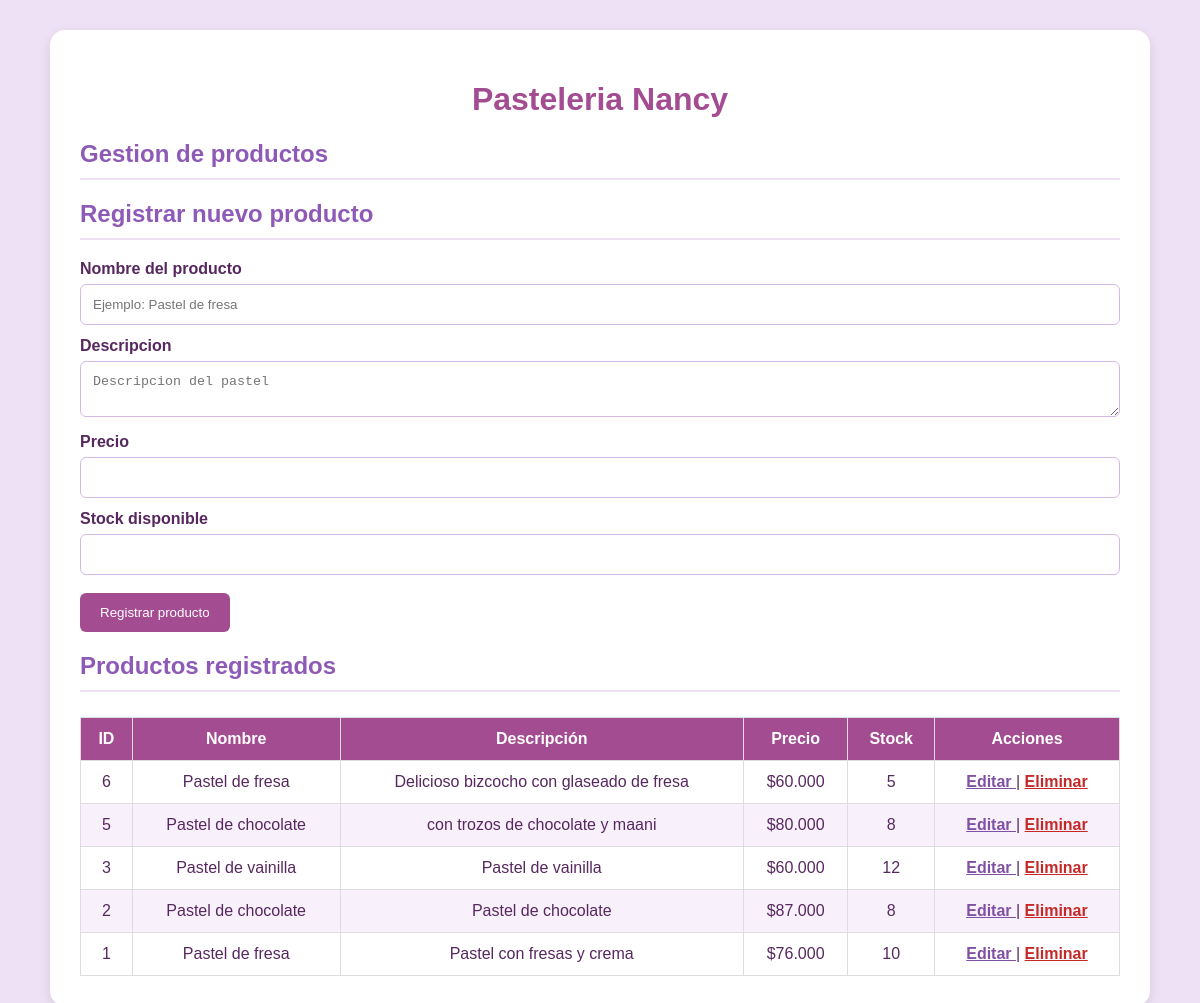
The app's page /vistas/productos.php with its own data.
### tables this page shows
CREATE TABLE `productos` (
  `id_producto` int(11) NOT NULL,
  `nombre` varchar(100) NOT NULL,
  `descripcion` text DEFAULT NULL,
  `precio` decimal(10,2) NOT NULL,
  `stock` int(11) NOT NULL DEFAULT 0
);

### modelos/producto.php (called while the page is built, shortened)
<?php
require_once __DIR__ . "/../config/conexion.php";
class Producto {
    private $conexion;
    public function __construct() {
        global $conexion;
        $this->conexion = $conexion;
    }
    public function listar() {
        $sql = "SELECT * FROM productos ORDER BY id_producto DESC";
        return $this->conexion->query($sql);
    }
}
?>

### vistas/productos.php (the view, shortened to what this page needs)
<?php
require_once __DIR__ . "/../modelos/producto.php";
$producto = new Producto();
$productos = $producto->listar();
?>
<!DOCTYPE html>
<html lang="es">
<head>
</head>
<body>
<div class="contenedor">
    <h1>Pasteleria Nancy</h1>
    <h2>Gestion de productos</h2>
    <h2>Registrar nuevo producto</h2>
    <form action="../controladores/productocontrolador.php"
          method="POST">
        <label>Nombre del producto</label>
        <input
            type="text"
            name="nombre"
            placeholder="Ejemplo: Pastel de fresa"
            required
        >
        <label>Descripcion</label>
        <textarea
            name="descripcion"
            placeholder="Descripcion del pastel"
            required
        ></textarea>
        <label>Precio</label>
        <input
            type="number"
            name="precio"
            min="0.01"
            step="0.01"
            required
        >
        <label>Stock disponible</label>
        <input
            type="number"
            name="stock"
            min="0"
            required
        >
        <button type="submit" name="registrar">
            Registrar producto
        </button>
    </form>
    <h2>Productos registrados</h2>
    <table>
        <thead>
            <tr>
                <th>ID</th>
                <th>Nombre</th>
                <th>Descripción</th>
                <th>Precio</th>
                <th>Stock</th>
                <th>Acciones</th>
            </tr>
        </thead>
        <tbody>
        <?php if ($productos && $productos->num_rows > 0): ?>
            <?php while ($fila = $productos->fetch_assoc()): ?>
                <tr>
                    <td>
                        <?= $fila['id_producto'] ?>
                    </td>
                    <td>
                        <?= htmlspecialchars($fila['nombre']) ?>
                    </td>
                    <td>
                        <?= htmlspecialchars($fila['descripcion']) ?>
                    </td>
                    <td>
                        $<?= number_format($fila['precio'], 0, ',', '.') ?>
                    </td>
                    <td>
                        <?= $fila['stock'] ?>
                    </td>
                    <td>
                        <a class="editar"
                           href="editar_producto.php?id=<?= $fila['id_producto'] ?>">
                            Editar
                        </a>
                        |
                        <a class="eliminar"
                           href="../controladores/productocontrolador.php?eliminar=<?= $fila['id_producto'] ?>"
                           onclick="return confirm('¿Esta seguro de eliminar este producto?')">
                            Eliminar
                        </a>
                    </td>
                </tr>
            <?php endwhile; ?>
        <?php endif; ?>
        </tbody>
    </table>
</div>
</body>
</html>

### vistas/productos.php (style rules this page uses)
* { box-sizing: border-box; }
body { font-family: Arial, sans-serif; background: #eee1f5; margin: 0; padding: 30px; color: #57285f; }
.contenedor { max-width: 1100px; margin: auto; background: white; padding: 30px; border-radius: 15px; box-shadow: 0 4px 12px rgba(0,0,0,0.10); }
h1 { text-align: center; color: #a34c91; }
h2 { color: #8e5ab7; border-bottom: 2px solid #eee1f5; padding-bottom: 10px; }
label { display: block; margin-top: 12px; font-weight: bold; }
input, textarea { width: 100%; padding: 12px; margin-top: 6px; border: 1px solid #d6b8e5; border-radius: 6px; }
button { background: #a34c91; color: white; border: none; padding: 12px 20px; margin-top: 18px; border-radius: 6px; cursor: pointer; }
table { width: 100%; border-collapse: collapse; margin-top: 25px; }
th, td { border: 1px solid #ddd; padding: 12px; text-align: center; }
th { background: #a34c91; color: white; }
tr:nth-child(even) { background: #f8f1fb; }
.editar { color: #8050a5; font-weight: bold; }
.eliminar { color: #c62828; font-weight: bold; }

### records on screen
productos: id_producto "6", nombre "Pastel de fresa", descripcion "Delicioso bizcocho con glaseado de fresa", precio "60.000", stock "5"
productos: id_producto "5", nombre "Pastel de chocolate", descripcion "con trozos de chocolate y maani", precio "80.000", stock "8"
productos: id_producto "3", nombre "Pastel de vainilla", descripcion "Pastel de vainilla", precio "60.000", stock "12"
productos: id_producto "2", nombre "Pastel de chocolate", descripcion "Pastel de chocolate", precio "87.000", stock "8"
productos: id_producto "1", nombre "Pastel de fresa", descripcion "Pastel con fresas y crema", precio "76.000", stock "10"
